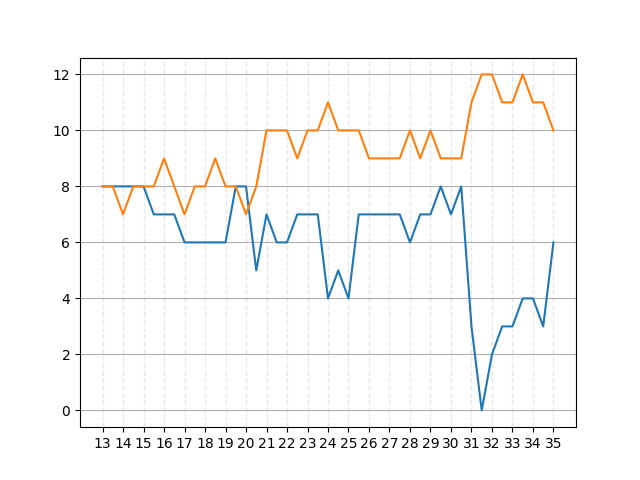

Generate this figure with Python:
import iqif
import glob
import numpy as np
import math
import matplotlib.pyplot as plt
import time
from function import *
import sys

L = []
R = []
with open("L.txt","r") as f:
	lines = f.readlines()
	for line in lines:
		L.append(int(line))
		
with open("R.txt","r") as f:
	lines = f.readlines()
	for line in lines:
		R.append(int(line))
		
#for i in range(len(L)):
#	L[i] = L[i]-R[i]
fig,ax = plt.subplots()
x_ticks = [i for i in range(13,36)]
ax.plot(list(np.arange(13, 35.5, 0.5)),L)
ax.plot(list(np.arange(13, 35.5, 0.5)),R)
plt.grid(True)

plt.xticks(x_ticks)
ax.xaxis.grid(linestyle = '--' ,linewidth =1 ,alpha =0.3 )
plt.savefig("plot_PFL3_LR.png")
plt.close()

for i in range(len(L)):
	L[i] = L[i]-R[i]
plt.figure()
plt.plot(L)
plt.savefig("plot_PFL3_LR_dis.png")
plt.close()

